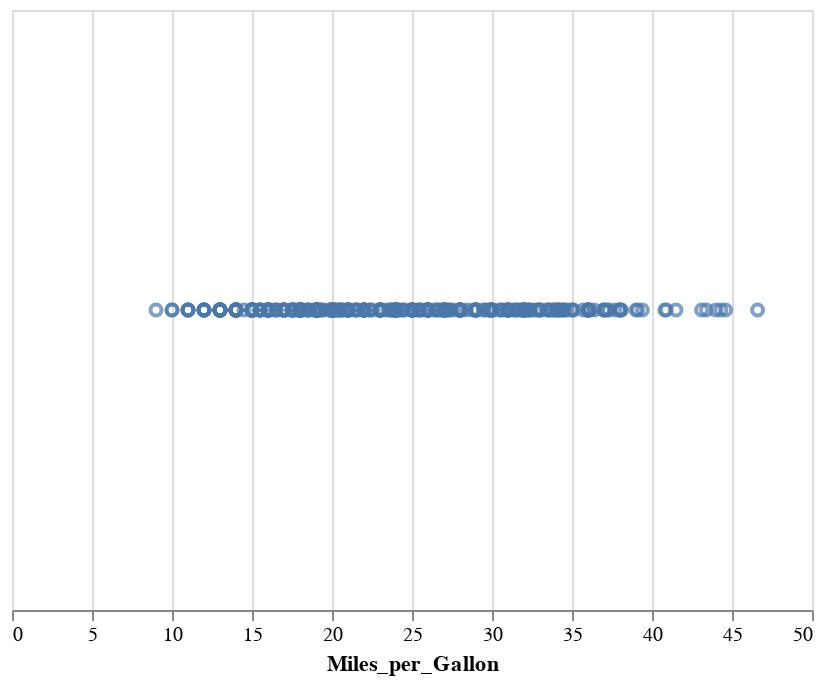

Notebook code cell kept with this figure:
### Markdown cell above
In deze "plot" staan alle 406 punten over elkaar heen, 1 voor elke rij van de data. We hebben immers alleen gespecificeerd wat de data set was (406 observaties) en dat we een "mark_point" willen gebruiken. We moeten dus nog mappings aanbrengen voor waar we de punten willen hebben. Dit doen we met de encode-methode:

### Code cell
alt.Chart(cars).mark_point().encode(
    x="Miles_per_Gallon",
#     y="Horsepower",
#     color="Origin"              # Probeer voor niet-nominale waarden ook: "Cylinders":O   LET OP DE CHARACTER ENCODING!
)

### Figure 1 — Vega-Lite specification as saved in the notebook (floating-point values rounded to 4 significant figures; data arrays with more than 128 entries replaced by an {"elided": "..."} marker saying what was removed)
{"$schema": "https://vega.github.io/schema/vega-lite/v2.6.0.json", "config": {"view": {"height": 300, "width": 400}}, "data": {"name": "data-f02450ab61490a1363517a0190416235"}, "datasets": {"data-f02450ab61490a1363517a0190416235": {"elided": "406 records"}}, "encoding": {"x": {"field": "Miles_per_Gallon", "type": "quantitative"}}, "mark": "point"}
